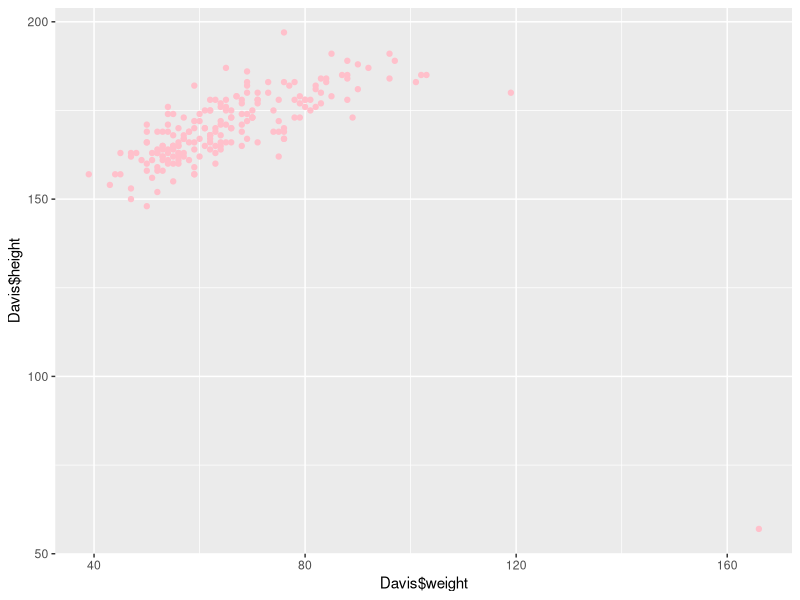
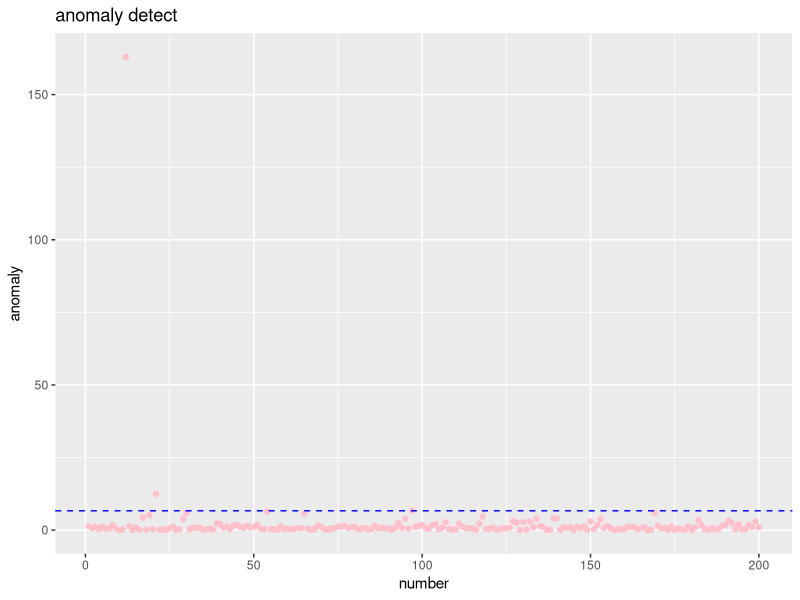
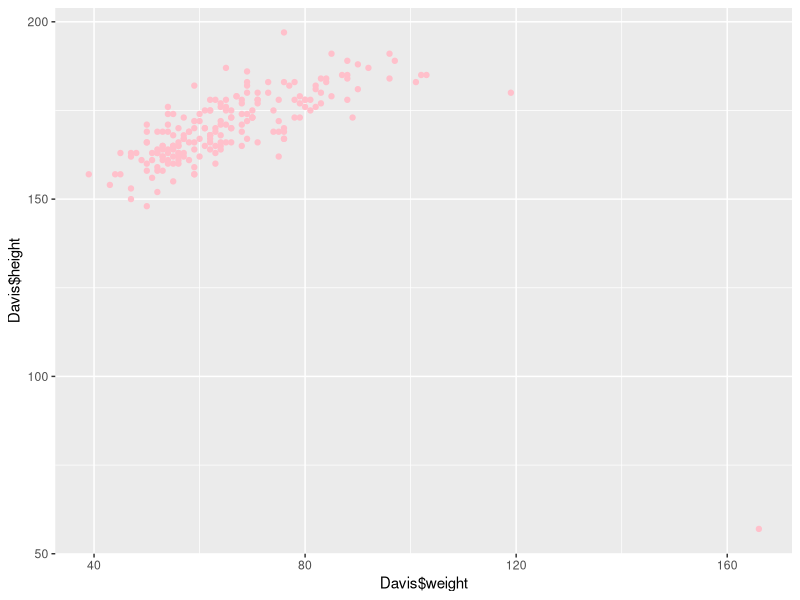
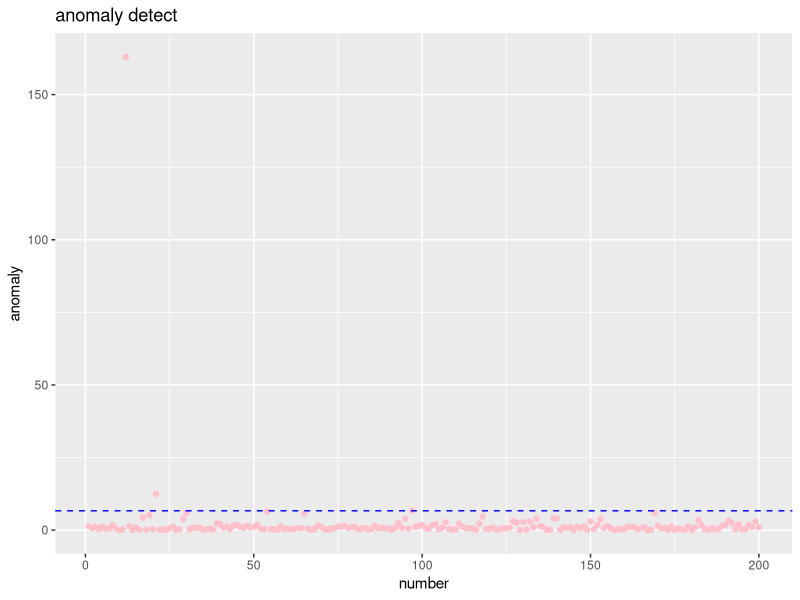

The R source for these figures, in order:
library(ggplot2)
library(car)

head(Davis)

X = cbind(Davis$weight, Davis$height)
head(X)
summary(X)
v = ggplot(Davis, aes(Davis$weight, Davis$height)) + geom_point(colour="pink")
v
ggsave("chap2/img/Davis_scatter.jpg", v)

mx = colMeans(X)
mx
Xc = X - matrix(1, nrow(X), 1) %*% mx
head(Xc)
Sx = t(Xc) %*% Xc / nrow(X)
Sx
a = rowSums((Xc %*% solve(Sx)) * Xc)
head(a)
ad = data.frame(a)
head(ad)

th = qchisq(0.99, 1)
th


p = ggplot() + geom_point(aes(1:200, ad$a), colour="pink") + labs(title="anomaly detect", x="number", y="anomaly")
l = geom_hline(yintercept=th, colour="blue", linetype="dashed")
p + l
ggsave("chap2/img/anomary_2_dim.jpg", p + l)
